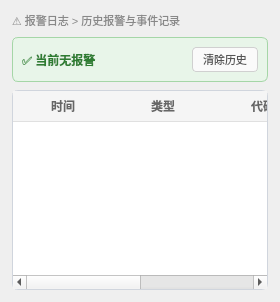
         <widget class="QWidget" name="pageAlarm">
          <layout class="QVBoxLayout" name="pageAlarmLayout">
           <property name="spacing">
            <number>8</number>
           </property>
           <property name="margin" stdset="0">
            <number>12</number>
           </property>
           <item>
            <widget class="QLabel" name="breadcrumbAlarm">
             <property name="styleSheet">
              <string>color:#888;font-size:11px;border:none;background:transparent;font-weight:normal;</string>
             </property>
             <property name="text">
              <string>⚠ 报警日志 &gt; 历史报警与事件记录</string>
             </property>
            </widget>
           </item>
           <item>
            <widget class="QFrame" name="currentAlarmBar">
             <property name="minimumSize">
              <size>
               <width>0</width>
               <height>36</height>
              </size>
             </property>
             <property name="styleSheet">
              <string>QFrame#currentAlarmBar{background:#e8f5e9;border:1px solid #a5d6a7;border-radius:6px;}</string>
             </property>
             <layout class="QHBoxLayout" name="currentAlarmLayout">
              <item>
               <widget class="QLabel" name="label_99">
                <property name="styleSheet">
                 <string>color:#2e7d32;font-size:12px;font-weight:bold;border:none;background:transparent;</string>
                </property>
                <property name="text">
                 <string>✅ 当前无报警</string>
                </property>
               </widget>
              </item>
              <item>
               <spacer name="alarmBarSpacer">
                <property name="orientation">
                 <enum>Qt::Orientation::Horizontal</enum>
                </property>
                <property name="sizeHint" stdset="0">
                 <size>
                  <width>0</width>
                  <height>0</height>
                 </size>
                </property>
               </spacer>
              </item>
              <item>
               <widget class="QPushButton" name="btnClearAlarms">
                <property name="styleSheet">
                 <string>QPushButton{background:#fafafa;color:#555;border:1px solid #d0d0d0;border-radius:4px;padding:3px 10px;font-size:11px;}QPushButton:hover{background:#f0f0f0;}</string>
                </property>
                <property name="text">
                 <string>清除历史</string>
                </property>
               </widget>
              </item>
             </layout>
            </widget>
           </item>
           <item>
            <widget class="QTableWidget" name="alarmTable">
             <property name="minimumSize">
              <size>
               <width>0</width>
               <height>200</height>
              </size>
             </property>
             <property name="styleSheet">
              <string>QTableWidget{background:#ffffff;border:1px solid #d0d5dd;border-radius:6px;gridline-color:#f0f0f0;font-size:12px;}
QHeaderView::section{background:#f5f5f5;color:#666;font-weight:bold;padding:4px 8px;border:none;border-bottom:1px solid #e0e0e0;}</string>
             </property>
             <property name="columnCount">
              <number>4</number>
             </property>
             <attribute name="horizontalHeaderCascadingSectionResizes">
              <bool>false</bool>
             </attribute>
             <attribute name="horizontalHeaderStretchLastSection">
              <bool>true</bool>
             </attribute>
             <column>
              <property name="text">
               <string>时间</string>
              </property>
             </column>
             <column>
              <property name="text">
               <string>类型</string>
              </property>
             </column>
             <column>
              <property name="text">
               <string>代码</string>
              </property>
             </column>
             <column>
              <property name="text">
               <string>描述</string>
              </property>
             </column>
            </widget>
           </item>
           <item>
            <spacer name="alarmSpacer">
             <property name="orientation">
              <enum>Qt::Orientation::Vertical</enum>
             </property>
             <property name="sizeHint" stdset="0">
              <size>
               <width>0</width>
               <height>0</height>
              </size>
             </property>
            </spacer>
           </item>
          </layout>
         </widget>
